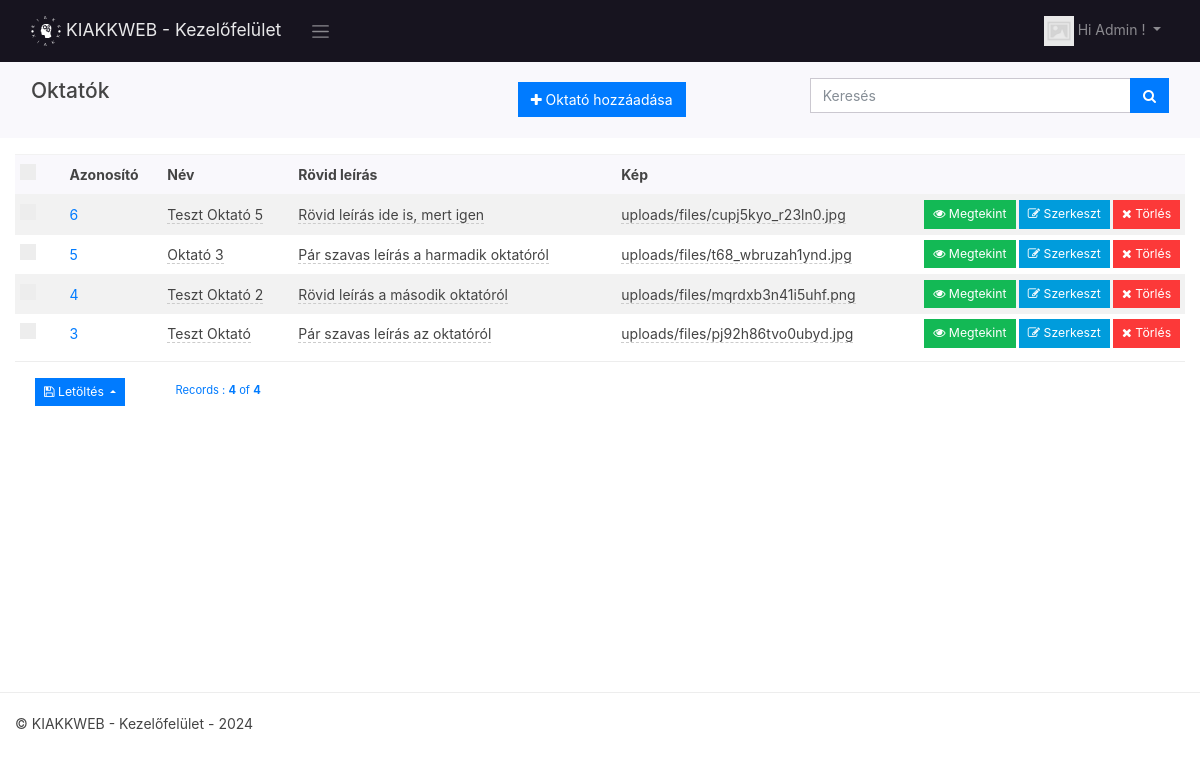
Page /dashboard/oktatok (signed in) on the earlier database version.
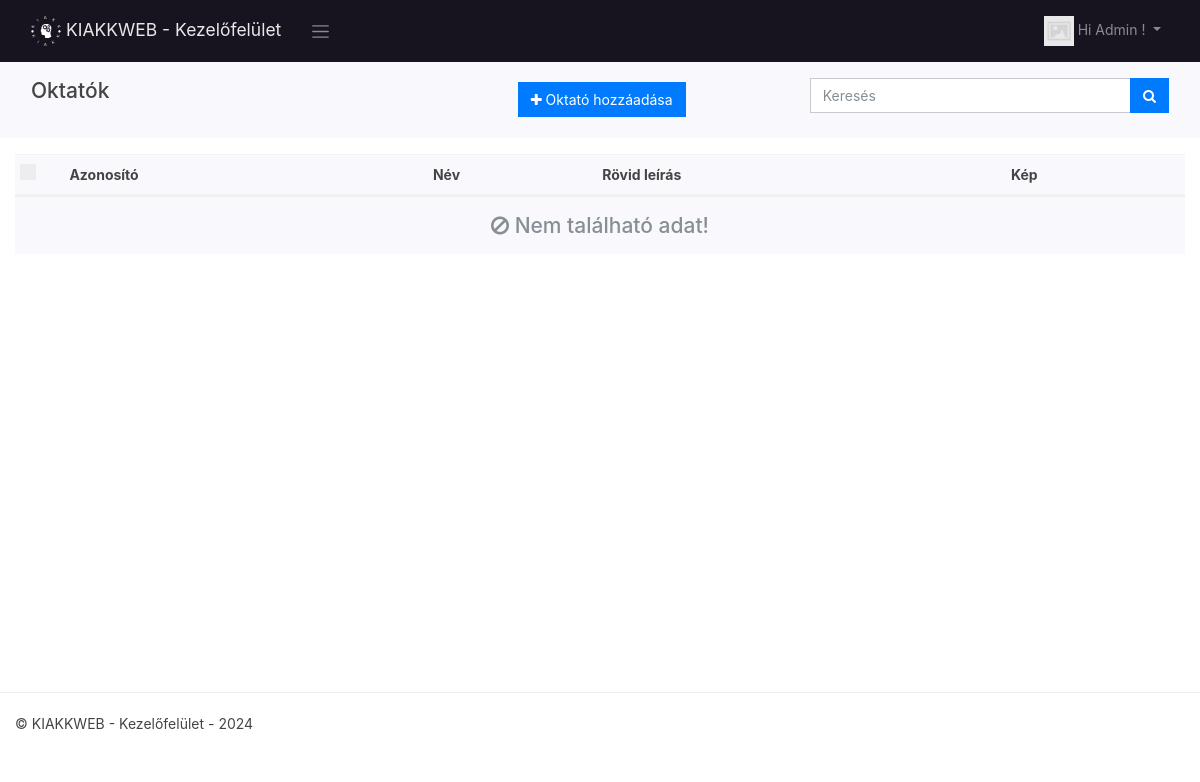
Same page on the later database version.
### tables this page shows
CREATE TABLE `oktatok` (
  `id` int(11) NOT NULL,
  `name` varchar(255) NOT NULL DEFAULT 'Nincs név megadva',
  `short_description` text NOT NULL,
  `img` varchar(255) NOT NULL
);

### dashboard/app/views/partials/oktatok/list.php (the view, shortened to what the changed rows need)
<?php
$page_element_id = "list-page-" . random_str();
$current_page = $this->set_current_page_link();
$view_data = $this->view_data;
$records = $view_data->records;
$record_count = $view_data->record_count;
$total_records = $view_data->total_records;
$show_footer = $this->show_footer;
$show_pagination = $this->show_pagination;
?>
<section class="page" id="<?php echo $page_element_id; ?>" data-page-type="list"  data-display-type="table" data-page-url="<?php print_link($current_page); ?>">
        <div  class="">
            <div class="container-fluid">
                <div class="row ">
                    <div class="col-md-12 comp-grid">
                        <div  class=" animated fadeIn page-content">
                            <div id="oktatok-list-records">
                                <div id="page-report-body" class="table-responsive">
                                    <table class="table  table-striped table-sm text-left">
                                        <thead class="table-header bg-light">
                                            <tr>
                                                <th class="td-checkbox">
                                                    <label class="custom-control custom-checkbox custom-control-inline">
                                                    </label>
                                                </th>
                                                <th  class="td-id"> Azonosító</th>
                                                <th  class="td-name"> Név</th>
                                                <th  class="td-short_description"> Rövid leírás</th>
                                                <th  class="td-img"> Kép</th>
                                                <th class="td-btn"></th>
                                            </tr>
                                        </thead>
                                        <?php
                                        if(!empty($records)){
                                        ?>
                                        <tbody class="page-data" id="page-data-<?php echo $page_element_id; ?>">
                                            <?php
                                            foreach($records as $data){
                                            $rec_id = (!empty($data['id']) ? urlencode($data['id']) : null);
                                            ?>
                                            <tr>
                                                <th class=" td-checkbox">
                                                    <label class="custom-control custom-checkbox custom-control-inline">
                                                        </label>
                                                    </th>
                                                    <td class="td-id"><a href="<?php print_link("oktatok/view/$data[id]") ?>"><?php echo $data['id']; ?></a></td>
                                                    <td class="td-name">
                                                        <span  data-value="<?php echo $data['name']; ?>"
                                                            data-pk="<?php echo $data['id'] ?>"
                                                            data-url="<?php print_link("oktatok/editfield/" . urlencode($data['id'])); ?>"
                                                            data-name="name"
                                                            data-title="Adj meg nevet!"
                                                            data-placement="left"
                                                            data-toggle="dblclick"
                                                            data-type="text"
                                                            data-mode="popover"
                                                            data-showbuttons="left"
                                                            class="is-editable" >
                                                            <?php echo $data['name']; ?>
                                                        </span>
                                                    </td>
                                                    <td class="td-short_description">
                                                        <span  data-pk="<?php echo $data['id'] ?>"
                                                            data-url="<?php print_link("oktatok/editfield/" . urlencode($data['id'])); ?>"
                                                            data-name="short_description"
                                                            data-title="Adj meg rövid leírást!"
                                                            data-placement="left"
                                                            data-toggle="dblclick"
                                                            data-type="textarea"
                                                            data-mode="popover"
                                                            data-showbuttons="left"
                                                            class="is-editable" >
                                                            <?php echo $data['short_description']; ?>
                                                        </span>
                                                    </td>
                                                    <td class="td-img">
                                                        <span  data-value="<?php echo $data['img']; ?>"
                                                            data-pk="<?php echo $data['id'] ?>"
                                                            data-url="<?php print_link("oktatok/editfield/" . urlencode($data['id'])); ?>"
                                                            data-name="img"
                                                            data-title="Browse..."
                                                            data-placement="left"
                                                            data-toggle="dblclick"
                                                            data-type="text"
                                                            data-mode="popover"
                                                            data-showbuttons="left"
                                                            class="is-editable" >
                                                            <?php echo $data['img']; ?>
                                                        </span>
                                                    </td>
                                                    <th class="td-btn">
                                                        <a class="btn btn-sm btn-success has-tooltip" title="View Record" href="<?php print_link("oktatok/view/$rec_id"); ?>">
                                                            <i class="fa fa-eye"></i> Megtekint
                                                        </a>
                                                        <a class="btn btn-sm btn-info has-tooltip" title="Edit This Record" href="<?php print_link("oktatok/edit/$rec_id"); ?>">
                                                            <i class="fa fa-edit"></i> Szerkeszt
                                                        </a>
                                                        <a class="btn btn-sm btn-danger has-tooltip record-delete-btn" title="Delete this record" href="" data-prompt-msg="Biztosan törölni szeretnéd?" data-display-style="modal">
                                                            <i class="fa fa-times"></i>
                                                            Törlés
                                                        </a>
                                                    </th>
                                                </tr>
                                                <?php
                                                }
                                                ?>
                                            </tbody>
                                            <?php
                                            }
                                            ?>
                                        </table>
                                        <?php
                                        if(empty($records)){
                                        ?>
                                        <h4 class="bg-light text-center border-top text-muted animated bounce  p-3">
                                            <i class="fa fa-ban"></i> Nem található adat!
                                        </h4>
                                        <?php
                                        }
                                        ?>
                                    </div>
                                    <?php
                                    if( $show_footer && !empty($records)){
                                    ?>
                                    <div class=" border-top mt-2">
                                        <div class="row justify-content-center">
                                            <div class="col-md-auto justify-content-center">
                                                <div class="p-3 d-flex justify-content-between">
                                                    <div class="dropup export-btn-holder mx-1">
                                                        <button class="btn btn-sm btn-primary dropdown-toggle" type="button" data-toggle="dropdown" aria-haspopup="true" aria-expanded="false">
                                                            <i class="fa fa-save"></i> Letöltés
                                                        </button>
                                                                        </div>
                                                                    </div>
                                                                </div>
                                                                <div class="col">
                                                                    <?php
                                                                    if($show_pagination == true){
                                                                    $pager = new Pagination($total_records, $record_count);
                                                                    $pager->route = $this->route;
                                                                    $pager->show_page_count = true;
                                                                    $pager->show_record_count = true;
                                                                    $pager->show_page_limit =true;
                                                                    $pager->limit_count = $this->limit_count;
                                                                    $pager->show_page_number_list = true;
                                                                    $pager->pager_link_range=5;
                                                                    $pager->render();
                                                                    }
                                                                    ?>
                                                                </div>
                                                            </div>
                                                        </div>
                                                        <?php
                                                        }
                                                        ?>
                                                    </div>
                                                </div>
                                            </div>
                                        </div>
                                    </div>
                                </div>
                            </section>

### dashboard/libs/Pagination.php (shortened to what the changed rows need)
<?php
class Pagination
{
	public $total_records;
	public $limit_count = MAX_RECORD_COUNT;
	public $show_record_count = true;
	public $show_page_limit = true;
	function __construct($total_records, $current_record_count)
	{
		$this->total_records = $total_records;
	}
	function set_link($limit_start = null)
	{
		$qs = array();
		$page_path = $this->route->page_url;
		$link = set_page_link($page_path, $qs);
	}
	public function render()
	{
		$form_id = random_str();
		$request = $this->route->request;
		$limit_count = (!empty($request->limit_count) ? $request->limit_count : $this->limit_count);
		$page_num = (!empty($request->limit_start) ? $request->limit_start : 1);
		$record_position = min(($page_num * $limit_count), $this->total_records);
		$detail_page_class = "col";
		$form_class = "pagination-form";
?>
		<form class="mt-3 <?php echo $form_class; ?>" id="form<?php echo $form_id ?>" action="<?php echo ($this->set_link()); ?>" method="get">
			<div class="row justify-content-center">
				<?php
				if ($this->show_record_count == true ||  $this->show_page_limit == true) {
				?>
					<div class="<?php echo $detail_page_class; ?>">
						<?php
						if ($this->show_record_count == true) {
						?>
							<small class="text-primary">
								Records :
								<span class="record-position font-weight-bold"><?php echo $record_position; ?></span>
								of
								<span class="total-records font-weight-bold"><?php echo $this->total_records; ?></span>
						</small>
						<?php
						}
						?>
					</div>
					<?php
				}
					?>
			</div>
		</form>
<?php
	}
}

Differences in the rows shown:
removed oktatok: id "6", name "Teszt Oktató 5", short_description "Rövid leírás ide is, mert igen", img "uploads/files/cupj5kyo_r23ln0.jpg"
removed oktatok: id "5", name "Oktató 3", short_description "Pár szavas leírás a harmadik oktatóról", img "uploads/files/t68_wbruzah1ynd.jpg"
removed oktatok: id "4", name "Teszt Oktató 2", short_description "Rövid leírás a második oktatóról", img "uploads/files/mqrdxb3n41i5uhf.png"
removed oktatok: id "3", name "Teszt Oktató", short_description "Pár szavas leírás az oktatóról", img "uploads/files/pj92h86tvo0ubyd.jpg"
Other differences:
$record_position: "4" → (not shown)
$this->total_records: "4" → (not shown)
text no longer shown: "Letöltés Records : of"
text now shown: "Nem található adat!"
